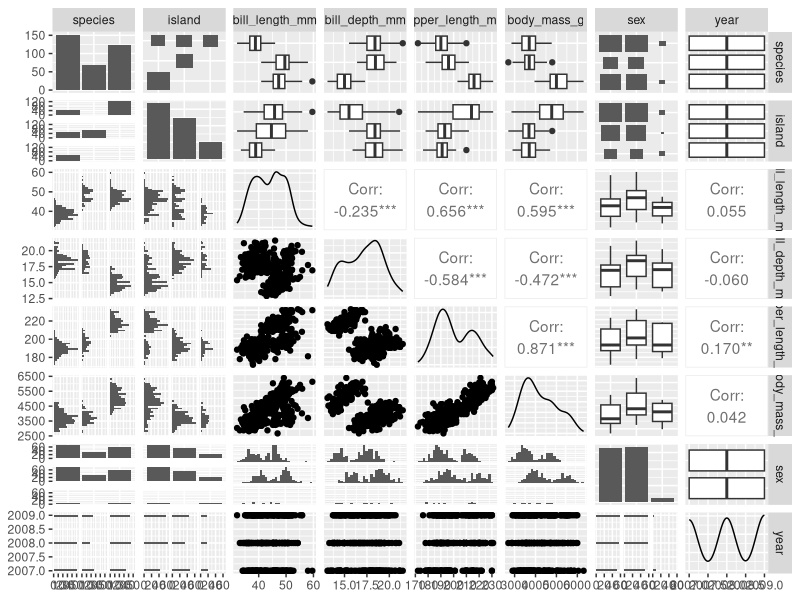
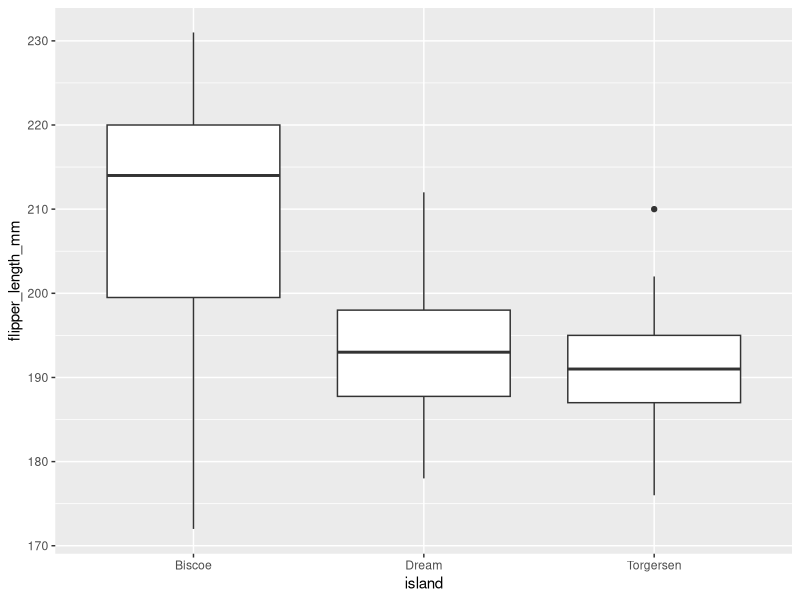
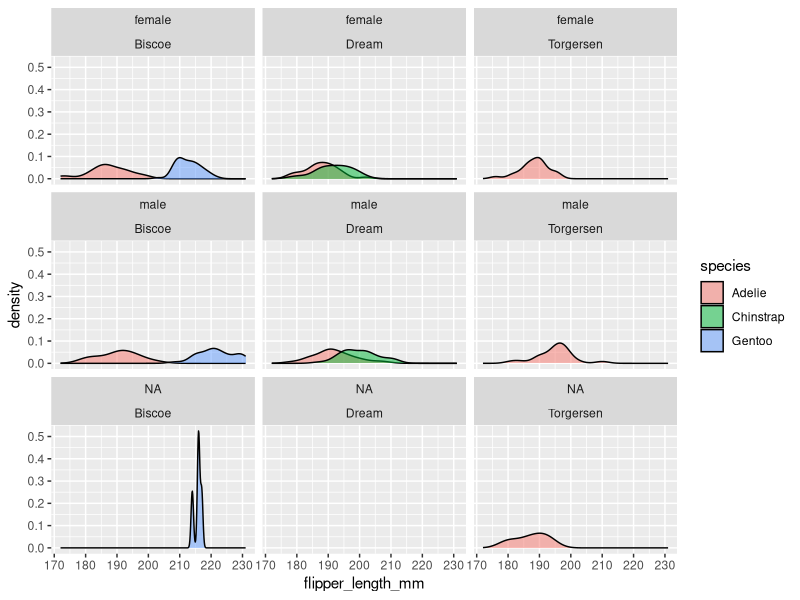
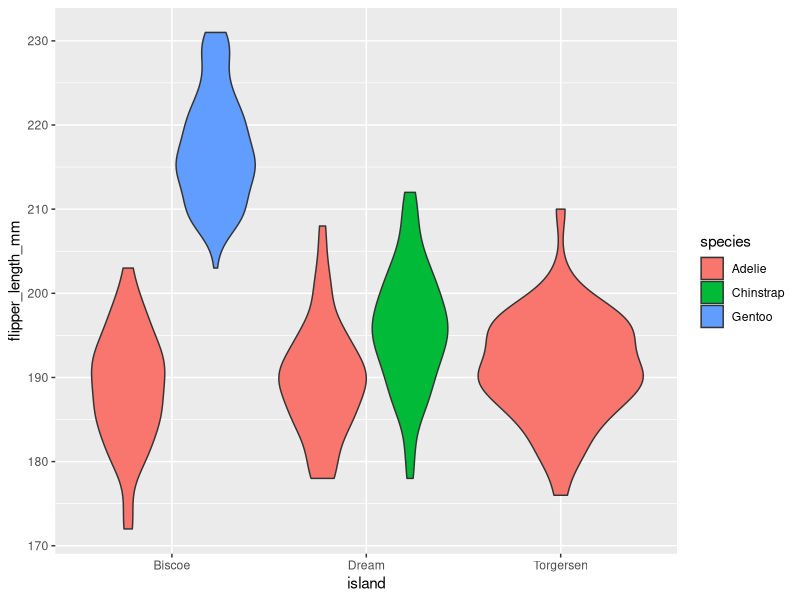
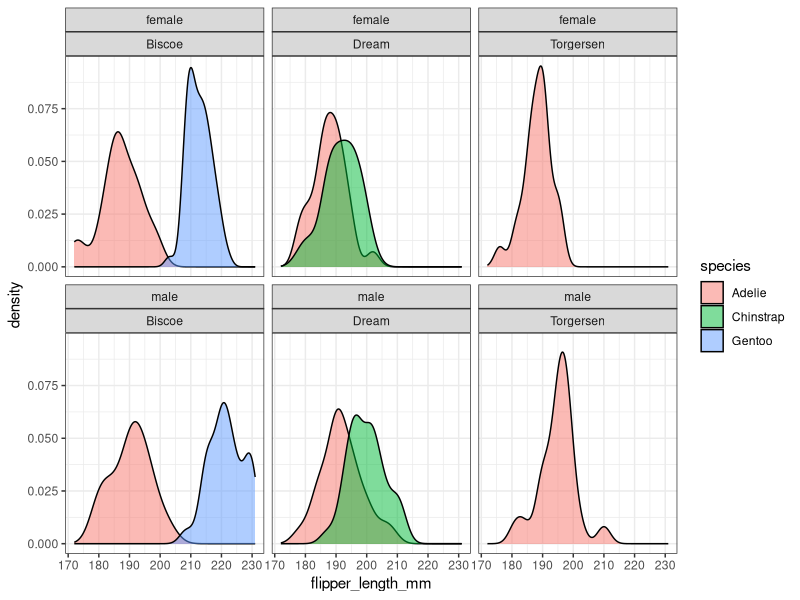
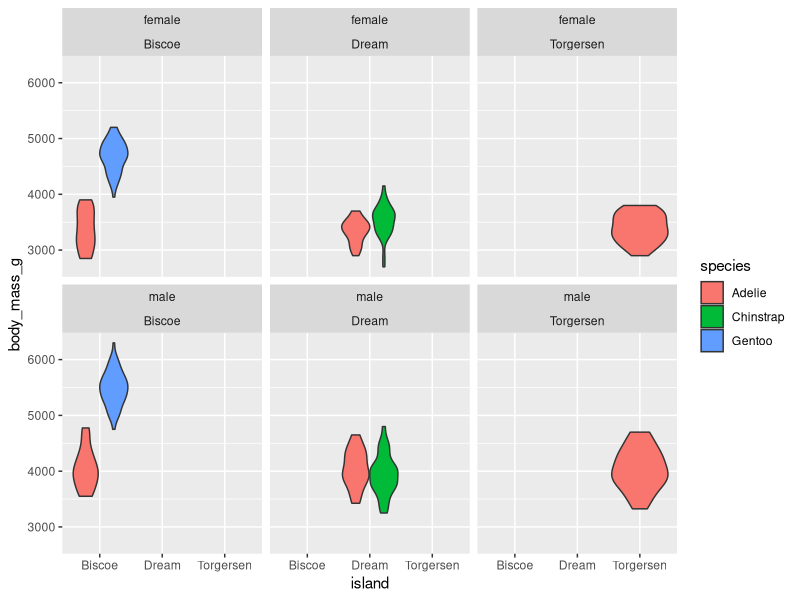
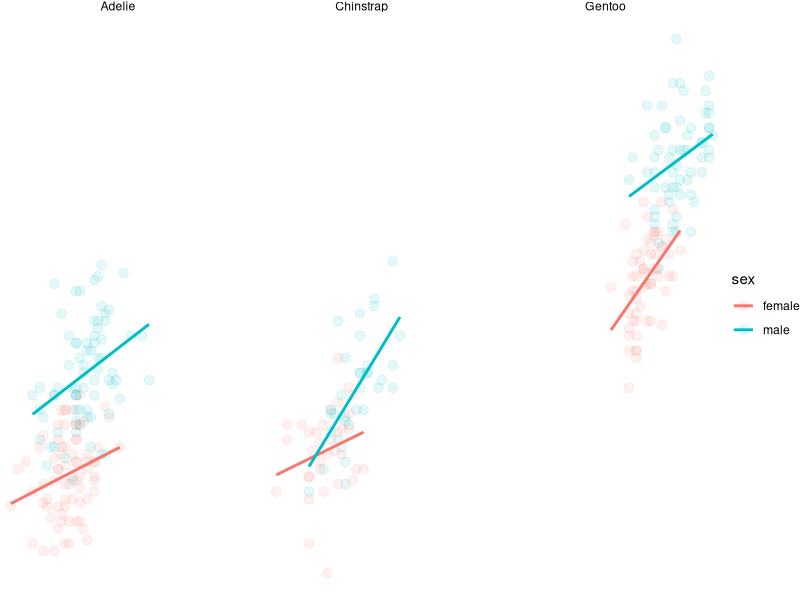
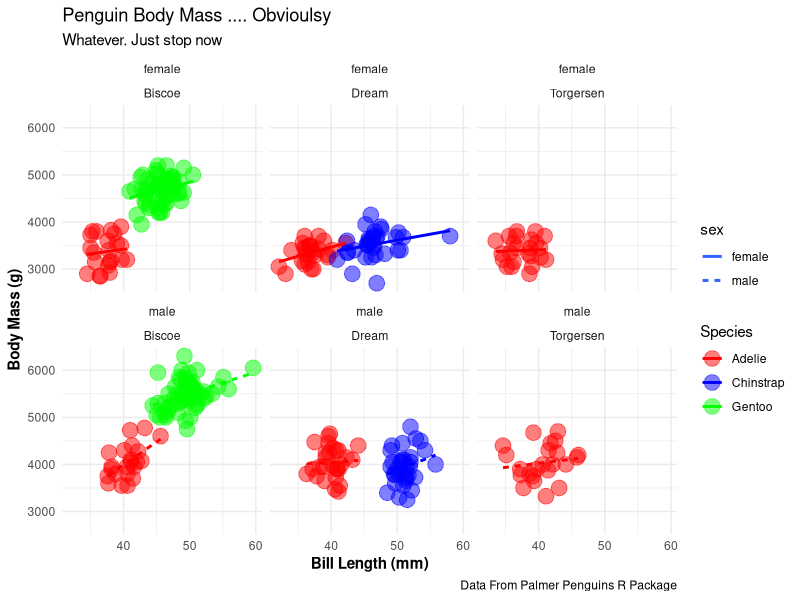

Generate these figures, in order, with R:
#playing with ggplot 
library(tidyverse)
#install.packages ("Palmerpenguidns")
install.packages("palmerpenguins")
library(palmerpenguins)
install.packages("GGally")
library(GGally)
penguins %>% names()

#find your outcome variables (dependent variables)
#           flipper_length_mm

#what predictor variables?? (independent variables)
      #island, species, sex
penguins$year %>% unique()
#data collected 2007 2008 2009

ggpairs(penguins)
#:: from GGally package use ggpairs
#gives you how all variables are related to eachother

?ggplot
penguins %>% # data to use
  ggplot(aes(y=flipper_length_mm, x=island)) + # set 'global' mapping # which variables to which aspects of the plot
# y = flipper length depends on x = 
  #map variables to different parts of plot
  geom_boxplot()
  
penguins %>% 
  ggplot(aes(x=flipper_length_mm, fill = species))+ 
  geom_density(alpha=.5) + facet_wrap(~sex*island)
#distribution of data (density)
#alpha = opacity

#to get rid of NA
penguins$sex %>% unique()
#yep got NA
!is.na(penguins$sex)
#gets us not NAs are true
penguins[!is.na(penguins$sex),]
#subset it back into data set

p <- penguins[!is.na(penguins$sex),] %>% 
  ggplot(aes(x=flipper_length_mm, fill = species))+ 
  geom_density(alpha=.5) + facet_wrap(~sex*island)
#facet_wrap(~island)
                                      
                                      
penguins %>% ggplot(aes(y=flipper_length_mm, x=island, fill = species))+
  geom_violin()

#linetype can show the line type but its horrible

#data 
#how to map variables (column names) to parts of a plot)
#what to draw?
#facets?
#scales?
#customize theme

p+theme_bw()
names(penguins)

#make a plot of body_mass_g with some x axis
penguins[!is.na(penguins$sex),] %>% ggplot(aes(y=body_mass_g, x=island, fill=species)) +geom_violin() +
  facet_wrap(~sex*island)

penguins[!is.na(penguins$sex),]  %>% 
  ggplot(aes(x=flipper_length_mm, y=body_mass_g, color = sex))+
  geom_point(size=3,alpha=.1)+
  geom_smooth(method="lm", se=FALSE)+
  facet_wrap(~species)+
  theme_void()

#you can search about anything!
?geom_point
p <- penguins[!is.na(penguins$sex),] %>% ggplot(aes(x=bill_length_mm, y=body_mass_g, color=species, linetype=sex))+
  geom_point(alpha=.5, size=5)+ 
  geom_smooth(method="lm",se=FALSE) + facet_wrap(~sex*island)
  
#method = lm = linear model
#se = error 

## you can set aesthetics inside of each genome


p+
  theme_minimal()+ 
  theme(axis.title = element_text(face = "bold" ))+
  labs(x="Bill Length (mm)", y= "Body Mass (g)",
       color = "Species", 
       title = "Penguin Body Mass .... Obvioulsy",
       subtitle = "Whatever. Just stop now",
       caption = "Data From Palmer Penguins R Package")+
  scale_color_manual(values = c("red", "blue", "green"))

#now that youve got plot add to it
#use color finder on google for more customized color options!


